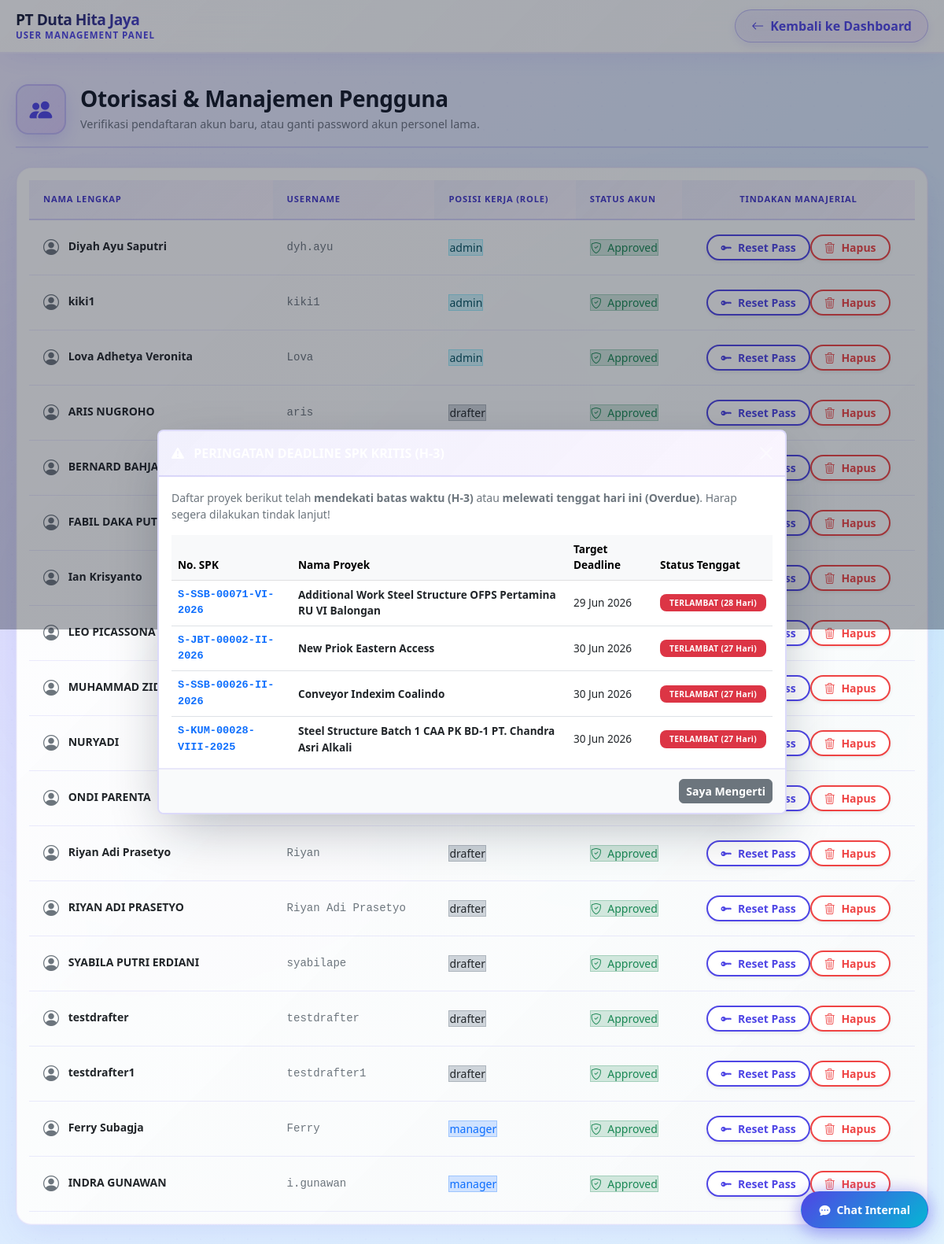
The page /manager/users.php (signed in) on the database its author committed.
### tables this page shows
CREATE TABLE `users` (
  `id_user` int(11) NOT NULL,
  `username` varchar(50) NOT NULL,
  `password` varchar(255) NOT NULL,
  `nama_lengkap` varchar(100) NOT NULL,
  `role` enum('admin','drafter','manager') NOT NULL,
  `status_akun` enum('Pending','Approved') NOT NULL DEFAULT 'Pending',
  `last_active` datetime DEFAULT NULL
);

CREATE TABLE `spk` (
  `id_spk` int(11) NOT NULL,
  `no_spk` varchar(50) NOT NULL,
  `nama_proyek` varchar(150) NOT NULL,
  `nama_client` varchar(150) DEFAULT NULL,
  `deskripsi_tugas` text NOT NULL,
  `tingkat_urgensi` enum('Normal','High','Urgent') NOT NULL DEFAULT 'Normal',
  `total_tonase` decimal(15,2) NOT NULL DEFAULT 0.00,
  `deadline` datetime DEFAULT NULL,
  `status` enum('Pending','On Progress','Paused','Completed') NOT NULL DEFAULT 'Pending',
  `tgl_input` datetime NOT NULL DEFAULT current_timestamp(),
  `tgl_mulai` datetime DEFAULT NULL,
  `tgl_selesai` datetime DEFAULT NULL,
  `id_admin` int(11) NOT NULL,
  `id_drafter` int(11) DEFAULT NULL,
  `link_drive` text DEFAULT NULL
);

### manager/users.php (the view, shortened to what this page needs)
<?php
require '../config.php';
$id_manager_sekarang = $_SESSION['id_user'];
$query_users = "SELECT * FROM users WHERE id_user != $id_manager_sekarang ORDER BY status_akun = 'Pending' DESC, role ASC, nama_lengkap ASC";
$list_users = $conn->query($query_users);
?>
<!DOCTYPE html>
<html lang="id">
<head>
    <link href="../bootstrap.min.css" rel="stylesheet">
    <link href="../bootstrap-icons.min.css" rel="stylesheet">
</head>
<body>
<nav class="navbar navbar-expand-lg navbar-glass sticky-top shadow-sm">
    <div class="container-responsive d-flex justify-content-between align-items-center">
        <a href="dashboard" class="navbar-brand p-0 text-decoration-none">
            <div class="company-info-steel">
                <div class="company-name-steel">PT Duta Hita Jaya</div>
                <div class="company-division-steel">USER MANAGEMENT PANEL</div>
            </div>
        </a>
        <div>
            <a class="btn-dash-pill d-inline-flex align-items-center" href="dashboard">
                <i class="bi bi-arrow-left me-2"></i> Kembali ke Dashboard
            </a>
        </div>
    </div>
</nav>
<div class="container-responsive my-4">
    <div class="header-title-box mb-4">
        <div class="icon-square-blue">
            <i class="bi bi-people-fill"></i>
        </div>
        <div>
            <h1 class="page-title">Otorisasi &amp; Manajemen Pengguna</h1>
            <p class="page-subtitle">Verifikasi pendaftaran akun baru, atau ganti password akun personel lama.</p>
        </div>
    </div>
    <div class="glass-card p-3 shadow-sm">
        <div class="table-responsive">
            <table class="table table-glass align-middle mb-0">
                <thead>
                    <tr>
                        <th>Nama Lengkap</th>
                        <th>Username</th>
                        <th>Posisi Kerja (Role)</th>
                        <th>Status Akun</th>
                        <th class="text-center" style="min-width: 200px;">Tindakan Manajerial</th>
                    </tr>
                </thead>
                <tbody>
                    <?php if ($list_users->num_rows > 0) : ?>
                        <?php while ($user = $list_users->fetch_assoc()) : ?>
                            <?php
                                $role_class = 'bg-light text-secondary border';
                                if ($user['role'] == 'manager') $role_class = 'bg-primary-subtle text-primary border border-primary-subtle';
                                if ($user['role'] == 'admin') $role_class = 'bg-info-subtle text-info-emphasis border border-info-subtle';
                                if ($user['role'] == 'drafter') $role_class = 'bg-dark-subtle text-dark border border-dark-subtle';
                                $status_class = 'bg-success-subtle text-success border border-success-subtle';
                                $row_style = "";
                            ?>
                            <tr <?= $row_style; ?>>
                                <td class="fw-semibold text-dark text-nowrap">
                                    <i class="bi bi-person-circle text-secondary me-2 fs-5 align-middle"></i>
                                    <?= $user['nama_lengkap']; ?>
                                </td>
                                <td class="font-monospace text-secondary text-nowrap"><?= $user['username']; ?></td>
                                <td><span class="badge-role <?= $role_class; ?>"><?= $user['role']; ?></span></td>
                                <td>
                                    <?php if ($user['status_akun'] == 'Pending') : ?>
                                        <span class="badge-status text-nowrap <?= $status_class; ?>"><i class="bi bi-clock-history me-1"></i> Pending</span>
                                    <?php else : ?>
                                        <span class="badge-status text-nowrap <?= $status_class; ?>"><i class="bi bi-shield-check me-1"></i> Approved</span>
                                    <?php endif; ?>
                                </td>
                                <td class="text-center">
                                    <div class="d-flex gap-1.5 justify-content-center flex-wrap">
                                        <?php if ($user['status_akun'] == 'Pending') : ?>
                                            <a href="users?aksi=approve&id=<?= $user['id_user']; ?>" class="btn btn-success btn-sm fw-semibold rounded-pill px-3 text-nowrap shadow-sm">
                                                <i class="bi bi-check-lg me-1"></i> Setujui
                                            </a>
                                        <?php else : ?>
                                            <button type="button" class="btn btn-outline-primary btn-sm fw-semibold rounded-pill px-3 text-nowrap shadow-sm bg-white" data-bs-toggle="modal" data-bs-target="#modalPassword<?= $user['id_user']; ?>" title="Ganti Password">
                                                <i class="bi bi-key-fill me-1"></i> Reset Pass
                                            </button>
                                        <?php endif; ?>
                                        <a href="users?aksi=delete&id=<?= $user['id_user']; ?>" class="btn btn-outline-danger btn-sm fw-semibold rounded-pill px-3 text-nowrap shadow-sm bg-white" onclick="return confirm('Apakah Anda yakin ingin menghapus/menolak akses user ini secara permanen?')">
                                            <i class="bi bi-trash3 me-1"></i> <?= ($user['status_akun'] == 'Pending') ? 'Tolak' : 'Hapus'; ?>
                                        </a>
                                    </div>
                                </td>
                            </tr>
                        <?php endwhile; ?>
                    <?php else : ?>
                        <tr>
                            <td colspan="5" class="text-center text-muted small py-4"><i class="bi bi-people me-1"></i> Belum ada data pengguna lain terdaftar di sistem ini.</td>
                        </tr>
                    <?php endif; ?>
                </tbody>
            </table>
        </div>
    </div>
</div>
<?php include '../chat_and_alert_component.php'; ?>
</body>
</html>

### chat_and_alert_component.php (shortened to what this page needs)
<?php
$where_kritis = "WHERE spk.status IN ('Pending', 'On Progress', 'Paused')
                 AND DATEDIFF(spk.deadline, CURDATE()) <= 3";
$query_alert = "SELECT spk.id_spk, spk.no_spk, spk.nama_proyek, spk.deadline, spk.status, spk.tingkat_urgensi,
                       DATEDIFF(spk.deadline, CURDATE()) AS sisa_hari
                FROM spk $where_kritis ORDER BY sisa_hari ASC";
$list_alert = $conn->query($query_alert);
$total_kritis = $list_alert ? $list_alert->num_rows : 0;
?>
<?php if ($total_kritis > 0) : ?>
<div class="modal fade" id="modalDeadlineAlert" data-bs-backdrop="static" tabindex="-1" aria-hidden="true">
    <div class="modal-dialog modal-dialog-centered modal-lg">
        <div class="modal-content border-0 shadow-lg">
            <div class="modal-header bg-danger text-white">
                <h5 class="modal-title fw-bold fs-6">
                    <i class="bi bi-exclamation-triangle-fill me-2"></i> PERINGATAN DEADLINE SPK KRITIS (H-3)
                </h5>
                <button type="button" class="btn-close btn-close-white" data-bs-dismiss="modal" aria-label="Close"></button>
            </div>
            <div class="modal-body p-3">
                <p class="text-secondary small mb-3">
                    Daftar proyek berikut telah <strong>mendekati batas waktu (H-3)</strong> atau <strong>melewati tenggat hari ini (Overdue)</strong>. Harap segera dilakukan tindak lanjut!
                </p>
                <div class="table-responsive" style="max-height: 280px;">
                    <table class="table table-hover align-middle mb-0" style="font-size: 0.85rem;">
                        <thead class="table-light">
                            <tr>
                                <th>No. SPK</th>
                                <th>Nama Proyek</th>
                                <th>Target Deadline</th>
                                <th>Status Tenggat</th>
                            </tr>
                        </thead>
                        <tbody>
                            <?php while ($row_alert = $list_alert->fetch_assoc()) :
                                $sisa = (int)$row_alert['sisa_hari'];
                                if ($sisa < 0) {
                                    $status_lbl = "<span class='badge bg-danger'>TERLAMBAT (" . abs($sisa) . " Hari)</span>";
                                } elseif ($sisa == 0) {
                                    $status_lbl = "<span class='badge bg-danger text-white fw-bold'>HARI INI DEADLINE!</span>";
                                } else {
                                    $status_lbl = "<span class='badge bg-warning text-dark'>Sisa $sisa Hari</span>";
                                }
                                $detail_link = "detail_spk?id=";
                            ?>
                                <tr>
                                    <td class="font-monospace fw-bold text-primary">
                                        <a href="<?= $detail_link . $row_alert['id_spk']; ?>" class="text-decoration-none"><?= $row_alert['no_spk']; ?></a>
                                    </td>
                                    <td class="fw-semibold text-dark"><?= htmlspecialchars($row_alert['nama_proyek']); ?></td>
                                    <td><?= date('d M Y', strtotime($row_alert['deadline'])); ?></td>
                                    <td><?= $status_lbl; ?></td>
                                </tr>
                            <?php endwhile; ?>
                        </tbody>
                    </table>
                </div>
            </div>
            <div class="modal-footer bg-light py-2">
                <button type="button" class="btn btn-secondary btn-sm rounded-2 fw-semibold" data-bs-dismiss="modal">Saya Mengerti</button>
            </div>
        </div>
    </div>
</div>
<?php endif; ?>
<button class="chat-dock-trigger" id="btnOpenChat">
    <i class="bi bi-chat-dots-fill"></i>
    <span>Chat Internal</span>
</button>

### chat_and_alert_component.php (style rules this page uses)
.chat-dock-trigger { position: fixed; bottom: 20px; right: 20px; z-index: 1040; background: linear-gradient(135deg, #4F46E5 0%, #06B6D4 100%); color: #fff; border: 1.5px solid rgba(79, 70, 229, 0.4); border-radius: 50px; padding: 12px 22px; box-shadow: 0 6px 24px rgba(79, 70, 229, 0.4), 0 0 20px rgba(79, 70, 229, 0.2); font-weight: 600; font-size: 0.875rem; cursor: pointer; transition: all 0.3s cubic-bezier(0.4, 0, 0.2, 1); display: flex; align-items: center; gap: 8px; }

### rows shown on the page
users: nama_lengkap "Diyah Ayu Saputri", username "dyh.ayu", role "admin", status_akun "Hapus"
users: nama_lengkap "kiki1", username "kiki1", role "admin", status_akun "Hapus"
users: nama_lengkap "Lova Adhetya Veronita", username "Lova", role "admin", status_akun "Hapus"
users: nama_lengkap "ARIS NUGROHO", username "aris", role "drafter", status_akun "Hapus"
users: nama_lengkap "BERNARD BAHJAH", status_akun "Hapus"
users: nama_lengkap "FABIL DAKA PUTRA", status_akun "Hapus"
users: nama_lengkap "Ian Krisyanto", status_akun "Hapus"
users: nama_lengkap "LEO PICASSONA", status_akun "Hapus"
users: nama_lengkap "MUHAMMAD ZIDAN NUGRAHA", status_akun "Hapus"
users: nama_lengkap "NURYADI", status_akun "Hapus"
users: nama_lengkap "ONDI PARENTA", status_akun "Hapus"
users: nama_lengkap "Riyan Adi Prasetyo", username "Riyan", role "drafter", status_akun "Hapus"
users: nama_lengkap "RIYAN ADI PRASETYO", username "Riyan Adi Prasetyo", role "drafter", status_akun "Hapus"
users: nama_lengkap "SYABILA PUTRI ERDIANI", username "syabilape", role "drafter", status_akun "Hapus"
users: nama_lengkap "testdrafter", username "testdrafter", role "drafter", status_akun "Hapus"
users: nama_lengkap "testdrafter1", username "testdrafter1", role "drafter", status_akun "Hapus"
users: nama_lengkap "Ferry Subagja", username "Ferry", role "manager", status_akun "Hapus"
users: nama_lengkap "INDRA GUNAWAN", username "i.gunawan", role "manager", status_akun "Hapus"
spk: no_spk "S-SSB-00071-VI-2026", nama_proyek "Additional Work Steel Structure OFPS Pertamina RU VI Balongan", deadline "29 Jun 2026", sisa "28"
spk: no_spk "S-JBT-00002-II-2026", nama_proyek "New Priok Eastern Access", deadline "30 Jun 2026", sisa "27"
spk: no_spk "S-SSB-00026-II-2026", nama_proyek "Conveyor Indexim Coalindo", deadline "30 Jun 2026", sisa "27"
spk: no_spk "S-KUM-00028-VIII-2025", nama_proyek "Steel Structure Batch 1 CAA PK BD-1 PT. Chandra Asri Alkali", deadline "30 Jun 2026", sisa "27"
